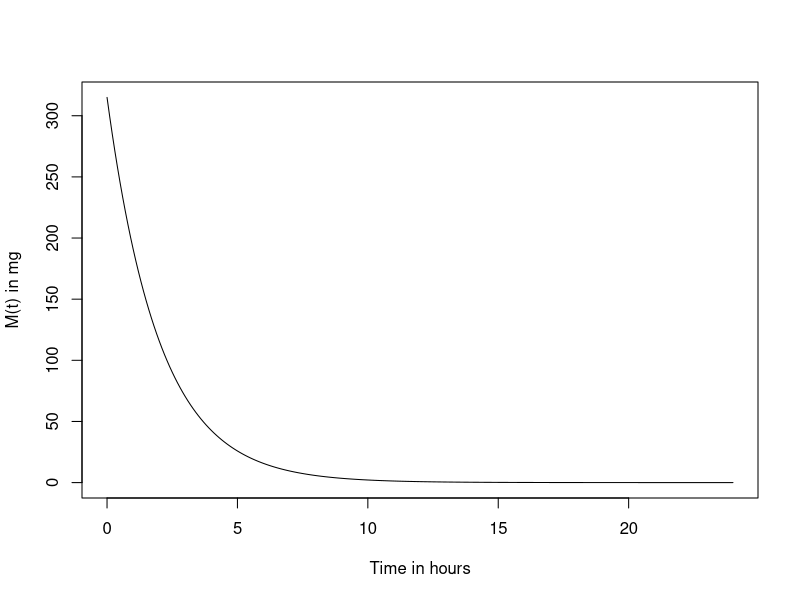
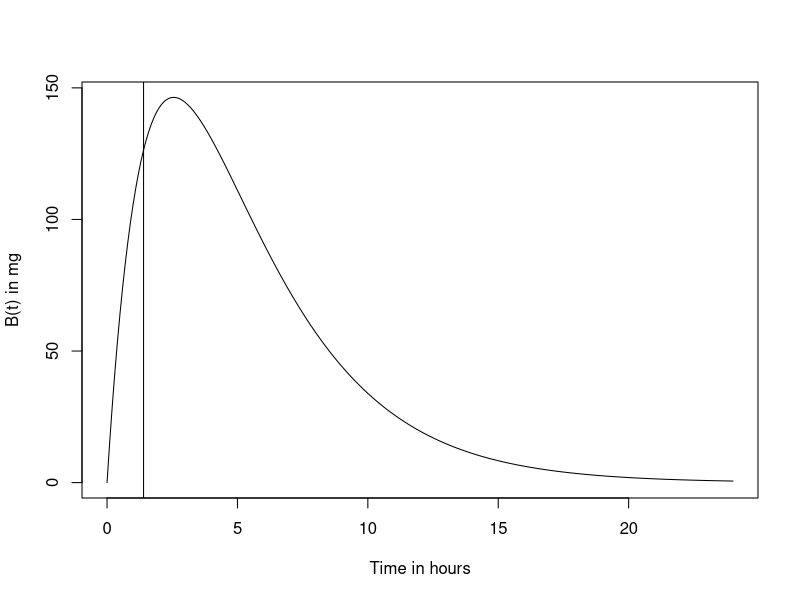
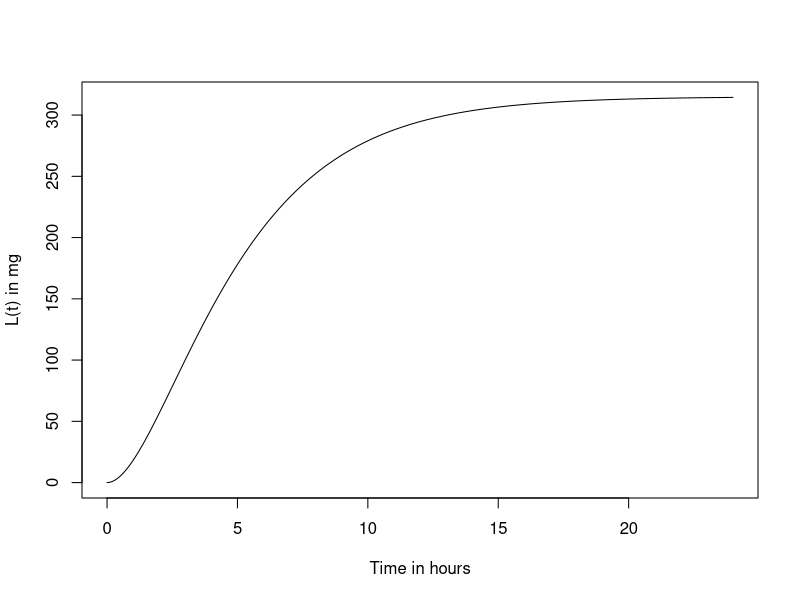

Write R code to recreate these figures, in order.
## Equations For Amount of Anaesthesia in Muscle, Blood, Liver
# Muscle:
# dM/dt = -e*M

# Blood:
# dB/dt = e*M - c*B

# Liver:
# dL/dt = c*B - delta*L

library(deSolve)

# Define anaesthesia model function with time, initial values, parameters

ana = function(t, init, para){
  M <- init[1]
  B <- init[2]
  L <- init[3]
  e <- para[1]
  c <- para[2]
  delta <- para[3]
  dM <- -e*M # dM here refers to dM/dt
  dB <- e*M - c*B # dB here refers to dB/dt
  dL <- c*B - delta*L # dL here refers to dL/dt
  list(c(dM, dB, dL)) # function automatically returns dM, dB, dL as a list
}

# Give initial value
init <- c(315, 0, 0) # mg

# Give parameter values - e, c, delta - rates per hour
#para <- c(0.5, 0.3, 0.4)
para <- c(0.5, 0.3, 0.000001) # Part c: delta tends to 0

# Time range for solution
t <- seq(0, 24, 0.1)

## Part a
# Calling ODE function
out <- ode(y = init, times = t, func = ana, parms = para)

# Plotting solution for muscle
x=out[,1]
y=out[,2]
plot(x, y, type = "l", xlab = "Time in hours", ylab = "M(t) in mg")

# Plotting solution for blood
x=out[,1]
y=out[,3]
plot(x, y, type = "l", xlab = "Time in hours", ylab = "B(t) in mg")
## Part b
abline(v=1.4)

# Part c: Plotting solution for liver
x=out[,1]
y=out[,4]
plot(x, y, type = "l", xlab = "Time in hours", ylab = "L(t) in mg")

#Print summary
print(out)
